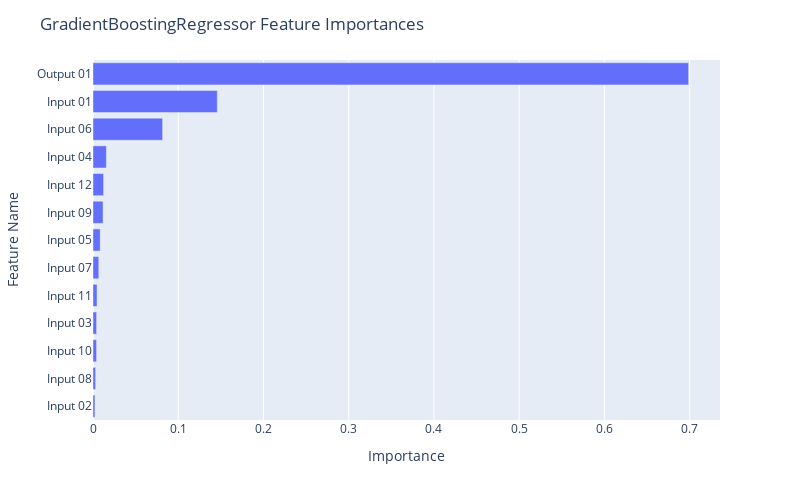

The notebook cell this image was saved under:
### Code cell
fig = px.bar(df_gb, x="Importance", y="Feature Name")

fig.update_layout(
    autosize=False,
    width=800,
    height=500,
    title_text=f"GradientBoostingRegressor Feature Importances",
    yaxis={'categoryorder':'total ascending'}
)

fig.show()

### Figure 1 — Plotly figure (JSON) as saved in the notebook; plotly's stock layout.template omitted (floating-point values rounded to 4 significant figures)
{"data": [{"alignmentgroup": "True", "hovertemplate": "Importance=%{x}<br>Feature Name=%{y}<extra></extra>", "legendgroup": "", "marker": {"color": "#636efa", "pattern": {"shape": ""}}, "name": "", "offsetgroup": "", "orientation": "h", "showlegend": false, "textposition": "auto", "type": "bar", "x": [0.6988, 0.1458, 0.08168, 0.01571, 0.01241, 0.0118, 0.008438, 0.006809, 0.004752, 0.004225, 0.004186, 0.00309, 0.002295], "xaxis": "x", "y": ["Output 01", "Input 01", "Input 06", "Input 04", "Input 12", "Input 09", "Input 05", "Input 07", "Input 11", "Input 03", "Input 10", "Input 08", "Input 02"], "yaxis": "y"}], "layout": {"autosize": false, "barmode": "relative", "height": 500, "legend": {"tracegroupgap": 0}, "margin": {"t": 60}, "title": {"text": "GradientBoostingRegressor Feature Importances"}, "width": 800, "xaxis": {"anchor": "y", "autorange": true, "domain": [0, 1], "range": [0, 0.7356], "title": {"text": "Importance"}, "type": "linear"}, "yaxis": {"anchor": "x", "autorange": true, "categoryorder": "total ascending", "domain": [0, 1], "range": [-0.5, 12.5], "title": {"text": "Feature Name"}, "type": "category"}}}
